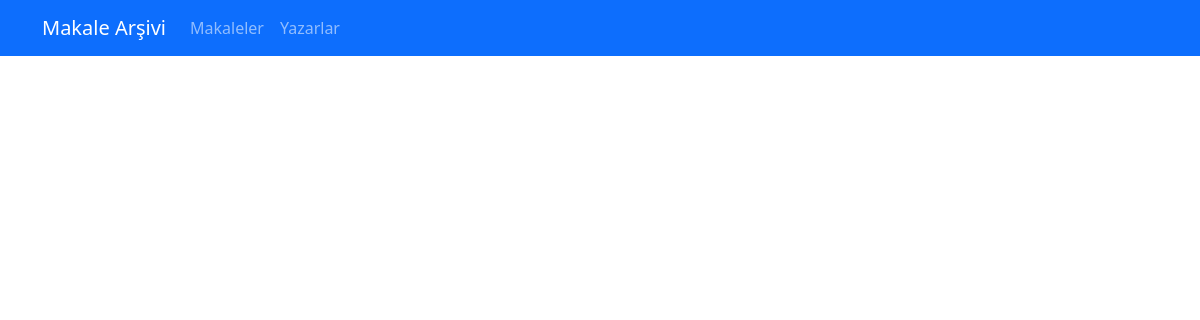
/, run on an earlier commit of the app's database.
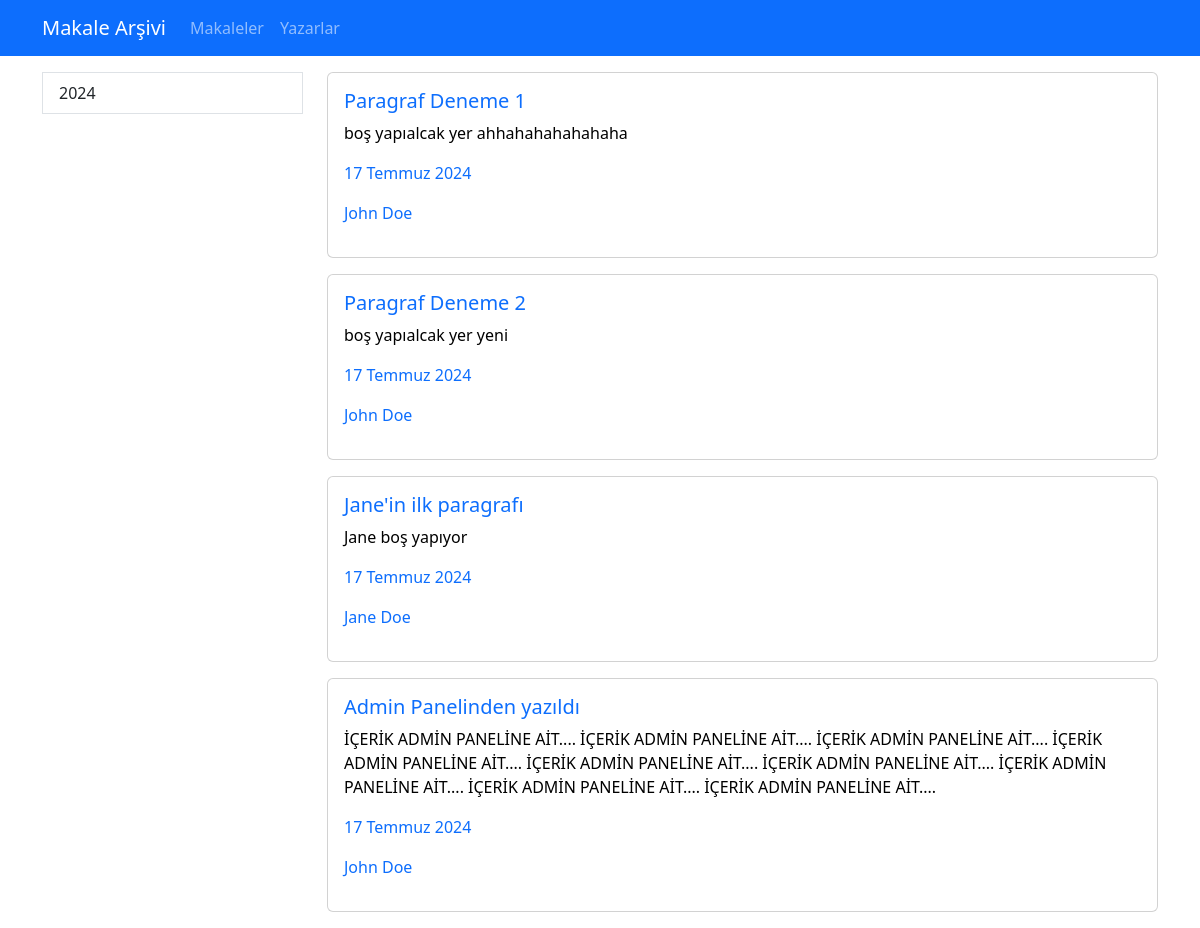
And on a later commit of the database.
### library/models.py (models this page shows, shortened)
class Article(models.Model):
    pub_date = models.DateField()
    headline = models.CharField(max_length=200)
    content = models.TextField()
    reporter = models.ForeignKey(Reporter, on_delete=models.CASCADE)
    slug = models.SlugField(blank=True, unique=True, db_index=True, editable = False)

class Reporter(models.Model):
    full_name = models.CharField(max_length= 80)
    slug = models.SlugField(blank=True, unique=True, db_index=True, editable = False)
    def __str__(self):
        return self.full_name

### library/views.py (the view)
# urls.py: path("", views.index , name="home" ),
def index(request):
    context = {"reporters": Reporter.objects.all(), "articles": Article.objects.all(), "years":getyears}
    return render(request, 'libraries/index.html', context)

### library/views.py (called while the page is built)
def getyears():
    years = []
    for article in Article.objects.all():
        if article.pub_date.year not in years:
            years.append(article.pub_date.year)
    return years

### library/templates/libraries/index.html (shortened to what this page needs)
{% extends "base.html" %}
{% block content %}
<div class="container mt-3">
    <div class="row">
        {% include 'partials/_sidebar.html' %}
        <div class="col-9">
            {% for article in articles%}
                {% include 'libraries/partials/_card.html'%}
            {% endfor %}
        </div>
        </div>
    </div>
{% endblock %}

### templates/base.html (shortened to what this page needs)
{% load static %}
<!DOCTYPE html>
<html lang="en">
<head>
    <link rel="stylesheet" href="{% static '/style/bootstrap_min.css' %}">
    <link rel="stylesheet" href="{% static '/style/style.css' %}">
</head>
<body>
    <header>
        {% include 'partials/_navbar.html' %}
    </header>
    {% block content %}
    {% endblock %}

### templates/partials/_navbar.html
<nav class = "navbar navbar-dark bg-primary navbar-expand-lg">
    <div class= "container">
        <a class= "navbar-brand" href= " {% url 'home'%}">Makale Arşivi</a>
        <ul class="navbar-nav me-auto">
            <li class= "nav-item">
                <a class = "nav-link" href=" {% url 'articles'%}">Makaleler</a>
            </li>
            <li class= "nav-item">
                <a class = "nav-link" href= " {% url 'reporters'%}">Yazarlar</a>
            </li>
        </ul>
    </div>
</nav>

### templates/partials/_sidebar.html
<div class="col-3">
  <ul class="list-group">
      {%for year in years%}
       <a href = {% url 'archive_year' year %} style="text-decoration:none;" >
        <li class="list-group-item"> {{year}}  </li>
      </a>
      {%endfor%}
    </ul>
</div>

### library/templates/libraries/partials/_card.html
<div class="card w-100 mb-3">
  <a href = {% url 'article_detail' article.slug %} style="text-decoration:none; color:black;">
    <div class="card-body">
      <h5 class="card-title text-primary">
         {{article.headline}}
      </h5>
      <p class="card-text"> {{article.content}} </p>
      <p class="text-primary", style="padding-left:max;"> {{article.pub_date}} </p>
      <p class="text-primary", style="padding-left:max;"> {{article.reporter}} </p>
    </div>
  </a>
  </div>

What changed in the data, as far as the page shows it:
added Article: headline "Paragraf Deneme 1", content "boş yapıalcak yer ahhahahahahahaha", pub_date "17 Temmuz 2024", reporter "John Doe"
added Article: headline "Paragraf Deneme 2", content "boş yapıalcak yer yeni", pub_date "17 Temmuz 2024", reporter "John Doe"
added Article: headline "Jane'in ilk paragrafı", content "Jane boş yapıyor", pub_date "17 Temmuz 2024", reporter "Jane Doe"
added Article: headline "Admin Panelinden yazıldı", content "İÇERİK ADMİN PANELİNE AİT.... İÇERİK ADMİN PANELİNE AİT.... İÇERİK ADMİN PANELİNE AİT.... İÇERİK ADMİN PANELİNE AİT.... İÇERİK ADMİN PANELİNE AİT.... İÇERİK ADMİN PANELİNE AİT.... İÇERİK ADMİN PANELİNE AİT.... İÇERİK ADMİN PANELİNE AİT.... İÇERİK ADMİN PANELİNE AİT....", pub_date "17 Temmuz 2024", reporter "John Doe"
Also different on the page:
new list line: "2024"
